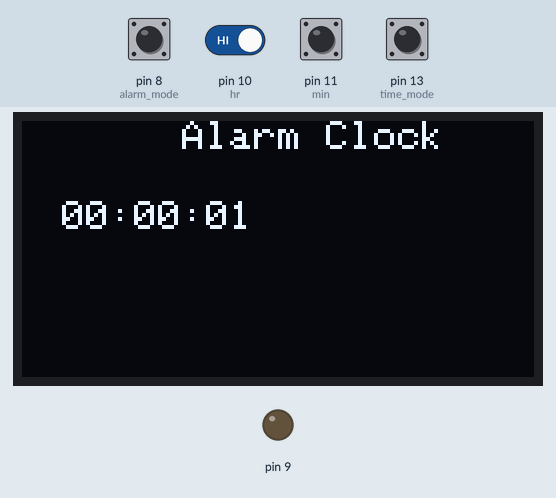
Simulated run of this sketch. Board: Arduino Uno, built with avr-gcc and run on an emulated ATmega328P. Parts: 128×64 one-colour display, output pins drawn as LEDs (lit = HIGH). The test bench sets the inputs (shaded band); at power-on: pin 8 (alarm_mode), pin 10 (hr), pin 11 (min), pin 13 (time_mode) HIGH. What the sketch prints to the serial monitor is not drawn.

Above: at 1.2 s.
1.3 s: pin 13 (time_mode) pulled LOW for 1 s
3.8 s: pin 8 (alarm_mode) pulled LOW for 0.4 s
At 4.5 s:
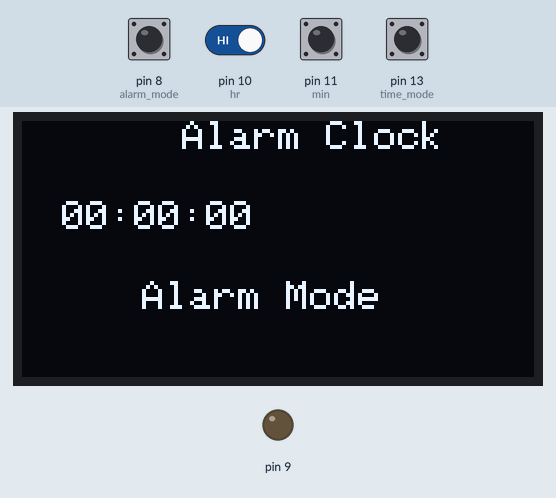
6.8 s: pin 8 (alarm_mode) driven LOW and pin 10 (hr) driven LOW
At 8.9 s:
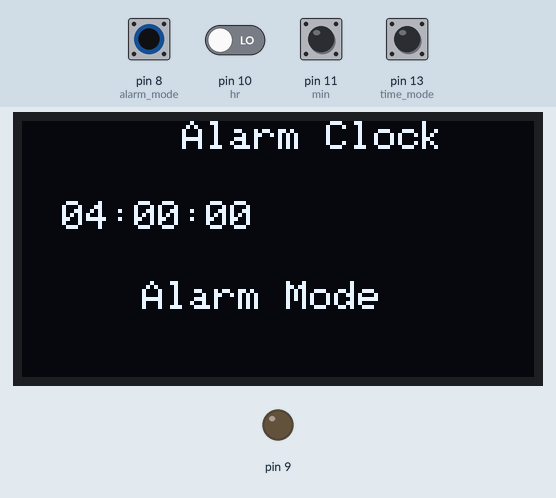
9.8 s: pin 8 (alarm_mode) driven HIGH
At 10.7 s:
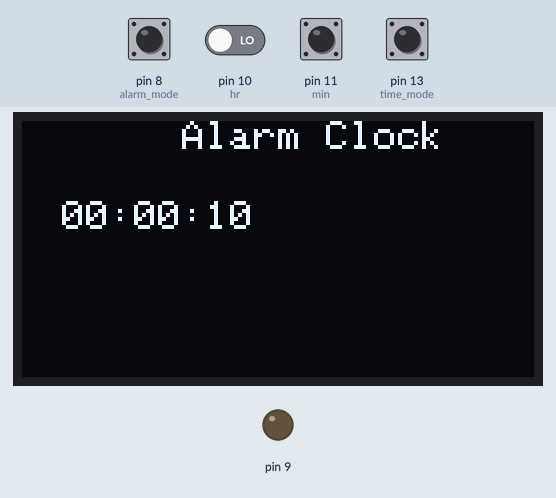
12.6 s: pin 13 (time_mode) pulled LOW for 0.4 s
At 12.95 s:
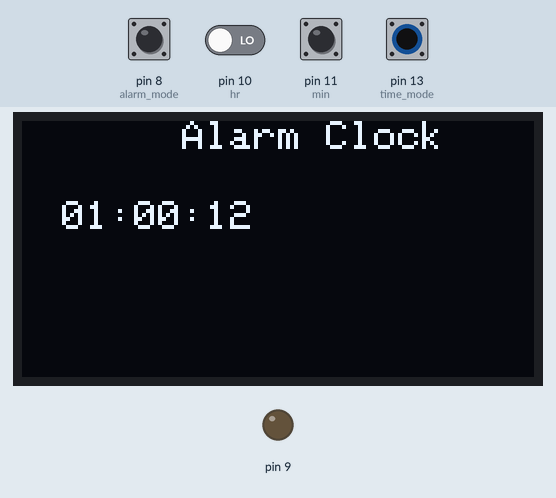
14.6 s: pin 8 (alarm_mode) driven LOW
At 15.1 s:
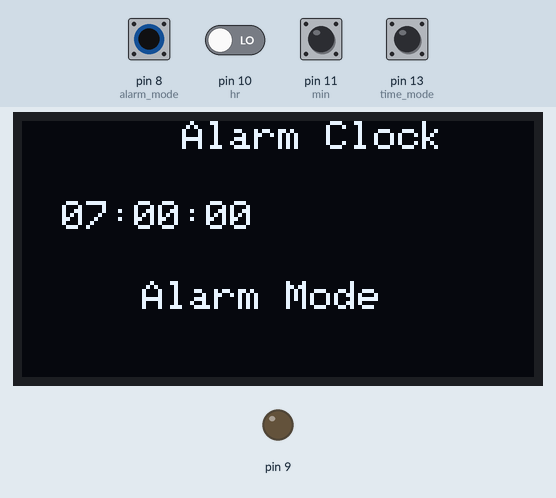
Timing chart, 0 to 17.6 s (numbered marks = the images above; inputs shaded):
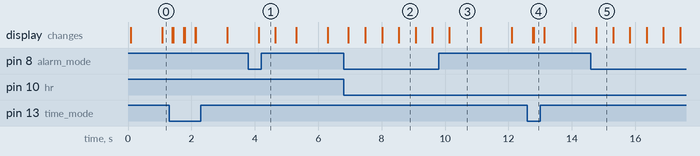

The sketch:

Alarmclock.ino
```cpp
#include <Adafruit_GFX.h>
#include <Adafruit_SSD1306.h>

#define SCREEN_WIDTH 128
#define SCREEN_HEIGHT 64
#define OLED_RESET    -1
Adafruit_SSD1306 display(SCREEN_WIDTH, SCREEN_HEIGHT, &Wire, OLED_RESET);

int starttime;
int activetime;
int prevoustime = 0;

int hours = 0;
int mins = 0;
int secs = 0;

int ahours = 0;
int amins = 0;

void setup() {

  if (!display.begin(SSD1306_SWITCHCAPVCC, 0x3C)) {
    Serial.println(F("SSD1306 allocation failed"));
    for (;;);
  }
  display.clearDisplay();
  display.display();

  Serial.begin(9600);

  pinMode(13, INPUT_PULLUP); // time mode
  pinMode(11, INPUT_PULLUP); // min
  pinMode(10, INPUT_PULLUP); // hr
  pinMode(8, INPUT_PULLUP);  //alarm mode

  pinMode(9, OUTPUT);
  starttime = millis() / 1000;
}

void loop() {
  while (digitalRead(8) == LOW) {
    display.clearDisplay();
    display.setTextSize(1);
    display.setTextColor(SSD1306_WHITE);
    display.setCursor(40, 0);
    display.print("Alarm Clock");
    display.setCursor(10, 20);

    if (digitalRead(11) == LOW) {
      amins++;
    } else if (digitalRead(10) == LOW) {
      ahours++;
    }

    if (ahours < 10) {
      display.print("0");
      display.print(ahours);
    } else {
      display.print(ahours);
    }

    display.print(":");

    if (amins < 10) {
      display.print("0");
      display.print(amins);
    } else {
      display.print(amins);
    }

    display.print(":00");

    display.setCursor(30, 40);
    display.print("Alarm Mode");

    if (amins > 59) {
      ahours++;
      amins = 0;
    }
    if (ahours > 23) {
      ahours = 0;
    }

    display.display();
    delay(500);
  }

  if (digitalRead(13) == LOW) {
    display.clearDisplay();
    display.setTextSize(1);
    display.setTextColor(SSD1306_WHITE);
    display.setCursor(40, 0);
    display.print("Alarm Clock");
    display.setCursor(10, 20);

    if (digitalRead(11) == LOW) {
      mins++;
    } else if (digitalRead(10) == LOW) {
      hours++;
    }

    display.display();
  }

  activetime = (millis() / 1000) - starttime;
  secs = activetime % 60;
  if (prevoustime < (activetime - 59)) {
    mins++;
    prevoustime = activetime;
  }

  if (mins > 59) {
    hours++;
    mins = 0;
  }

  if (hours > 23) {
    hours = 0;
  }

  display.clearDisplay();
  display.setTextSize(1);
  display.setTextColor(SSD1306_WHITE);
  display.setCursor(40, 0);
  display.print("Alarm Clock");
  display.setCursor(10, 20);

  if (hours < 10) {
    display.print("0");
    display.print(hours);
  } else {
    display.print(hours);
  }

  display.print(":");

  if (mins < 10) {
    display.print("0");
    display.print(mins);
  } else {
    display.print(mins);
  }

  display.print(":");

  if (secs < 10) {
    display.print("0");
    display.print(secs);
  } else {
    display.print(secs);
  }

  display.display();

  if (ahours == hours && amins == mins && amins != 0) {
    tone(9, 1000, 200);
    delay(200);
    noTone(9);
    delay(200);
  } else {
    delay(300);
  }

  Serial.println(mins);
  Serial.println(hours);
  Serial.println("");
  Serial.println(amins);
  Serial.println(ahours);
  Serial.println("");
  Serial.println(activetime);
  Serial.println(prevoustime);
  Serial.println(starttime);
  Serial.println("");
}
```

Measured:
- after the input at 3.8 s, the display: changes after 0.32 s (image 1)
- after the input at 6.8 s, the display: first changes after 0.15 s (image 2 shows a later state)
- after the input at 9.8 s, the display: changes after 0.33 s (image 3)
- after the input at 12.6 s, the display: first differs from a run without the input after 0.19 s (image 4)
- after the input at 14.6 s, the display: changes after 0.17 s (image 5)
- what the display in image 2 shows lasts 0.6 s, from 8.5 s to 9.1 s
- what the display in image 3 shows lasts 1.0 s, from 10.1 s to 11.1 s
